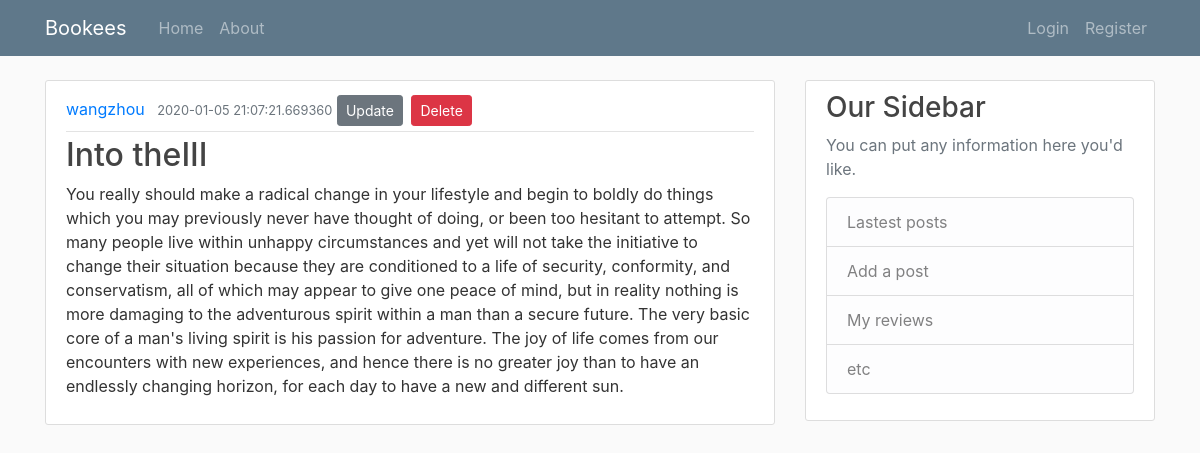
Screenshot of /post/3 with the database file from the repository.
### booksite/models.py (models this page shows, shortened)
class User(db.Model, UserMixin):
    id = db.Column(db.Integer, primary_key=True)
    username = db.Column(db.String(20), unique=True, nullable=False)
    email = db.Column(db.String(120), unique=True, nullable=False)
    image_file = db.Column(db.String(20), nullable=False, default='default.jpg')
    password = db.Column(db.String(60), nullable=False)
    posts = db.relationship('Post', backref='author', lazy=True) # it runs a query on the post table and graps all posts posted by this user

class Post(db.Model):
    id = db.Column(db.Integer, primary_key=True)
    title = db.Column(db.String(100), nullable=False)
    date_posted = db.Column(db.DateTime, nullable=False, default=datetime.utcnow)
    content = db.Column(db.Text, nullable=False)
    user_id = db.Column(db.Integer, db.ForeignKey('user.id'), nullable=False)

### booksite/routes.py (the view)
@app.route("/post/<int:post_id>")
def post(post_id):
    post = Post.query.get_or_404(post_id) # give the post with the given id
    return render_template('post.html', title=post.title, post=post)

### booksite/templates/post.html (shortened to what this page needs)
{% extends "layout.html" %}
{% block body %}
   <article class="media content-section">
     <div class="media-body">
       <div class="article-metadata">
         <a class="mr-2" href="#">{{ post.author.username  }}</a>
         <small class="text-muted">{{ post.date_posted }}</small>
			<a class="btn btn-secondary btn-sm mt-1 mb-1" href="{{ url_for('update_post', post_id=post.id) }}">Update</a>
			<button type="button" class="btn btn-danger btn-sm m-1" data-toggle="modal" data-target="#deleteModal">Delete</button>
       </div>
       <h2 class="article-title">{{ post.title }}</h2>
       <p class="article-content">{{ post.content }}</p>
     </div>
   </article>
{% endblock body%} # explict ending of the block

### booksite/static/main.css (style rules this page uses)
body { background: #fafafa; color: #333333; margin-top: 5rem; }
h1, h2, h3, h4, h5, h6 { color: #444444; }
.content-section { background: #ffffff; padding: 10px 20px; border: 1px solid #dddddd; border-radius: 3px; margin-bottom: 20px; }
.article-title { color: #444444; }
.article-content { white-space: pre-line; }
.article-metadata { padding-bottom: 1px; margin-bottom: 4px; border-bottom: 1px solid #e3e3e3 }

### rows the page displays
User: author.username "wangzhou"
Post: date_posted "2020-01-05 21:07:21.669360", title "Into theIII", content "You really should make a radical change in your lifestyle and begin to boldly do things which you may previously never have thought of doing, or been too hesitant to attempt. So many people live within unhappy circumstances and yet will not take the initiative to change their situation because they are conditioned to a life of security, conformity, and conservatism, all of which may appear to give one peace of mind, but in reality nothing is more damaging to the adventurous spirit within a man than a secure future. The very basic core of a man's living spirit is his passion for adventure. The joy of life comes from our encounters with new experiences, and hence there is no greater joy than…"
